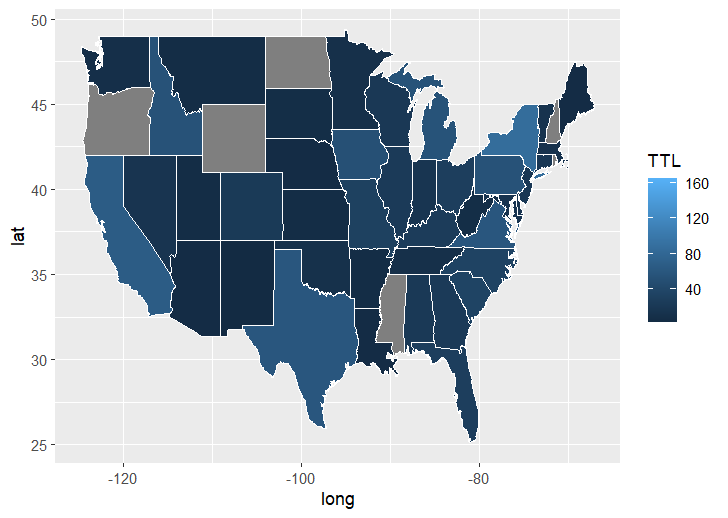

Write the R code that produced this figure.
library(ggplot2)
library(ggthemes)
library(dplyr)
df<- read.csv('total_orders_by_state.csv')
head(df)
MainStates <- map_data("state")
df2 <- full_join(df, MainStates, by = "region")
> p <- ggplot()
> p <- p + geom_polygon( data=df2, 
                         +                        aes(x=long, y=lat, group=group, fill = TTL), 
                         +                        color="white", size = 0.2) 
> p
